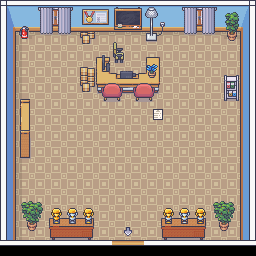

Below is a game level as drawn by its tile map, then a one-line description and the .tmx that defines it (tile-layer data replaced by summaries):
An orthogonal 16x16 tile map with 16x16 px tiles, 7 tile layers (Pavimento, Shadow, Freccia, Muri, ...), 1 hidden layer not drawn, 4 tilesets and 21 objects.

<map version="1.10" tiledversion="1.10.2" orientation="orthogonal" renderorder="right-down" width="16" height="16" tilewidth="16" tileheight="16" infinite="0" nextlayerid="14" nextobjectid="22">
 <tileset firstgid="1" source="../Room_Builder_16x16.tsx" />
 <tileset firstgid="8285" source="../Interiors_16x16.tsx" />
 <tileset firstgid="25309" source="../arrow_up.tsx" />
 <tileset firstgid="25319" source="../tilesets/12_Kitchen_16x16.tsx" />
 <group id="9" name="Pavimento">
  <layer id="2" name="Pavimento" width="16" height="16" locked="1">
   <data>[256 cells, 182 non-empty, 1 distinct tile ids]</data>
  </layer>
  <layer id="3" name="Shadow" width="16" height="16">
   <data>[256 cells, 26 non-empty, 4 distinct tile ids]</data>
  </layer>
  <layer id="11" name="Freccia" width="16" height="16" offsetx="8" offsety="-1.66667">
   <data>[256 cells, 3 non-empty, 3 distinct tile ids]</data>
  </layer>
 </group>
 <layer id="4" name="Muri" width="16" height="16" locked="1">
  <data>[256 cells, 74 non-empty, 10 distinct tile ids]</data>
 </layer>
 <layer id="7" name="MuriBord" width="16" height="16" visible="0" locked="1">
  <data>[256 cells, 0 non-empty, 0 distinct tile ids]</data>
 </layer>
 <group id="13" name="fix">
  <layer id="12" name="dietro" width="16" height="16">
   <data>[256 cells, 11 non-empty, 11 distinct tile ids]</data>
  </layer>
 </group>
 <layer id="6" name="Cose" width="16" height="16">
  <data>[256 cells, 69 non-empty, 47 distinct tile ids]</data>
 </layer>
 <layer id="10" name="Sopra tavolo" width="16" height="16">
  <data>[256 cells, 18 non-empty, 14 distinct tile ids]</data>
 </layer>
 <objectgroup id="8" name="Collisioni">
  <object id="1" x="2.81412" y="2.81412" width="11.6083" height="242.015" />
  <object id="2" x="7.73884" y="17.94" width="236.738" height="12.6636" />
  <object id="3" x="240.608" y="5.27648" width="13.0153" height="239.552" />
  <object id="4" x="6.33178" y="240.256" width="246.588" height="5.98001" />
  <object id="5" x="48.8954" y="228.296" width="44.3225" height="13.3671" />
  <object id="6" x="161.812" y="227.592" width="42.9154" height="14.7742" />
  <object id="7" x="13.3671" y="120.656" width="16.533" height="36.5836" />
  <object id="8" x="13.7189" y="29.1965" width="16.1812" height="10.2012" />
  <object id="9" x="78.4437" y="29.5483" width="16.533" height="14.0706" />
  <object id="10" x="79.8508" y="74.926" width="15.1259" height="15.8294" />
  <object id="11" x="96.7355" y="62.6143" width="13.3671" height="29.1965" />
  <object id="12" x="96.3837" y="72.4637" width="61.9107" height="19.6989" />
  <object id="13" x="145.983" y="58.0413" width="12.3118" height="32.7142" />
  <object id="14" x="102.012" y="87.9414" width="19.6989" height="17.2189" />
  <object id="15" x="134.023" y="87.5896" width="19.6989" height="17.3206" />
  <object id="16" x="223.723" y="87.2378" width="17.5883" height="16.8671" />
  <object id="17" x="224.426" y="26.0306" width="18.2918" height="16.1812" />
  <object id="18" x="145.036" y="28.7967" width="13.3671" height="14.0706" />
  <object id="19" x="113.972" y="51.3578" width="9.49767" height="11.2565" />
  <object id="20" x="202.617" y="215.984" width="44.3225" height="29.9001" />
  <object id="21" x="9.84943" y="216.688" width="41.8601" height="29.1965" />
 </objectgroup>
</map>
